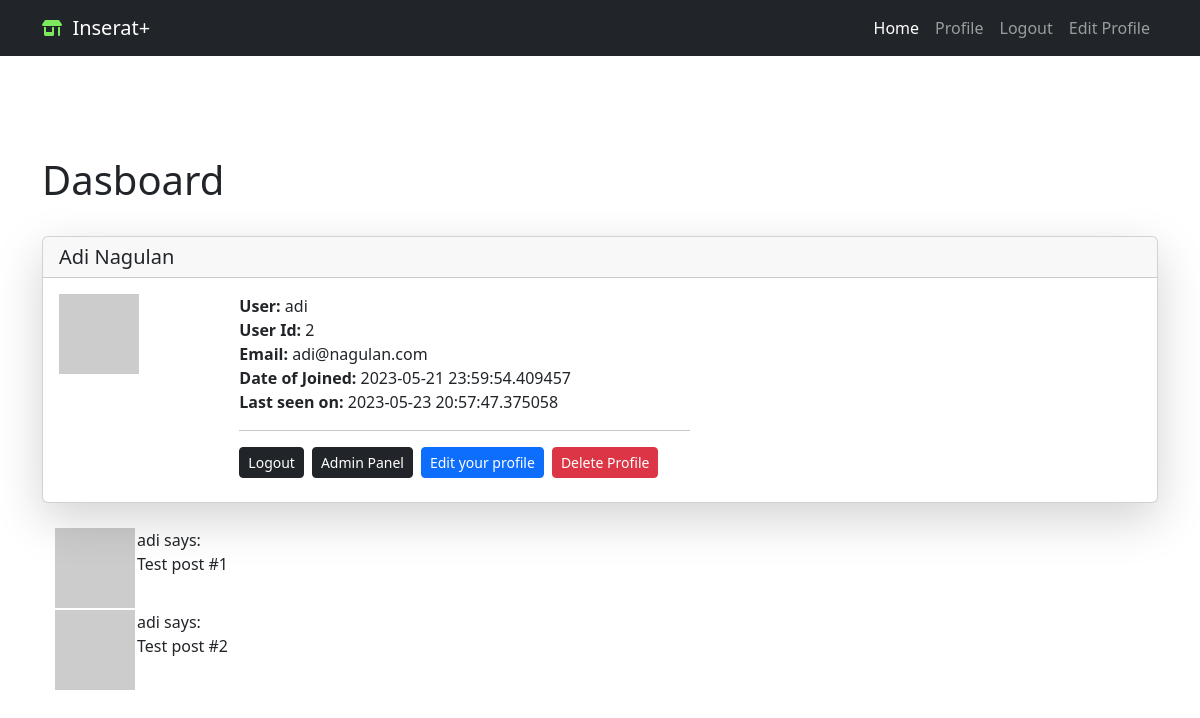
/user/adi (signed in), run on the app's committed database.
### app/models/login.py (models this page shows, shortened)
class User(db.Model, UserMixin):
    id = db.Column(db.Integer, primary_key=True)
    first_name = db.Column(db.String(50), nullable=False)
    last_name = db.Column(db.String(50), nullable=False)
    username = db.Column(db.String(20), unique=True, nullable=False)
    email = db.Column(db.String(120), unique=True, nullable=False)
    password_hash = db.Column(db.String(128), nullable=False)
    user_adedd = db.Column(db.DateTime, default=datetime.utcnow)
    last_seen = db.Column(db.DateTime, default=datetime.utcnow)
    is_admin = db.Column(db.Boolean, default=False)
    def avatar(self, size):
        digest = md5(self.email.lower().encode('utf-8')).hexdigest()
        return 'https://www.gravatar.com/avatar/{}?d=identicon&s={}'.format(
            digest, size
            )

### app/routes.py (the view)
@app.route('/user/<username>')
@login_required
def user(username):
    user = User.query.filter_by(username=username).first_or_404()
    posts = [
        {'author': user, 'body': 'Test post #1'},
        {'author': user, 'body': 'Test post #2'}
    ]
    return render_template('user.html', user=user, posts=posts)

### app/models/controlpanel.py (called while the page is built)
@app.context_processor
def security_context_processor():
    return dict(
        admin_base_template=admin.base_template,
        admin_view=admin.index_view,
        h=admin_helpers,
        get_url=url_for
    )

### app/models/login.py (called while the page is built)
@login.user_loader
def load_user(id):
    return User.query.get(int(id))

### app/routes.py (called while the page is built)
@app.before_request
def before_request():
    if current_user.is_authenticated:
        current_user.last_seen = datetime.utcnow()
        db.session.commit()

### app/templates/user.html (shortened to what this page needs)
{% extends "base.html" %}
{% block content %}
<div class="container custom-container ">
  <h1>Dasboard</h1><br/>
  <div class="card shadow-lg">
    <h5 class="card-header">
      {{ user.first_name }}  {{ user.last_name }}</h5>
    <div class="card-body">
      <div class="card-title">
        <div class="row  g-0">
          <div class="col-sm-2 ">
            <img src="{{ user.avatar(128) }}">
          </div>
               <div class="col-sm-5">
                <strong>User:</strong>
                {{ user.username }}<br/>
                <strong>User Id:</strong>
                {{ user.id }}<br/>
                <strong>Email:</strong>
                {{ user.email }}<br/>
                <strong>Date of Joined:</strong>
                {{ user.user_adedd}}<br/>
                {% if user.last_seen %}<strong>Last seen on:</strong> {{ user.last_seen }}</p>{% endif %}
                <hr>
                <div class="d-grid gap-2 d-md-flex justify-content-start">
                  <a href="{{ url_for('logout') }}" class="btn btn-dark btn-sm mr-2">Logout</a>
                  {% if current_user.is_admin %}
                  <a href="{{ url_for('admin.index') }}" class="btn btn-dark btn-sm mr-2">Admin Panel</a>
                  {% endif %}
                  <a href="{{ url_for('edit_profile') }}" class="btn btn-primary btn-sm mr-2">Edit your profile</a>
                  <form action="{{ url_for('delete_profile') }}" method="POST" onsubmit="return confirm('Are you sure you want to delete your profile?');">
                  <button type="submit" class="btn btn-danger btn-sm">Delete Profile</button>
                  </form>
              </div>
        </div>
      </div>
    </div>
  </div>
</div>
<br>
<div class="container">
{% for post in posts %}
    {% include 'includes/_post.html' %}
{% endfor %}
</div>
{% endblock %}

### app/templates/includes/_post.html
{% block content %}
  <table>
    <tr valign="top">
        <td><img src="{{ post.author.avatar(36) }}"></td>
        <td>{{ post.author.username }} says:<br>{{ post.body }}</td>
    </tr>
</table>
{% endblock %}

### app/templates/user.html (style rules this page uses)
.custom-container { margin-top: 50px; }

### data on the page
User: first_name "Adi", last_name "Nagulan", username "adi", id "2", email "adi@nagulan.com", user_adedd "2023-05-21 23:59:54.409457", last_seen "2023-05-23 20:57:47.375058", author.username "adi" "adi"

### other printed values
{{ post.body }} "Test post #1" "Test post #2"
